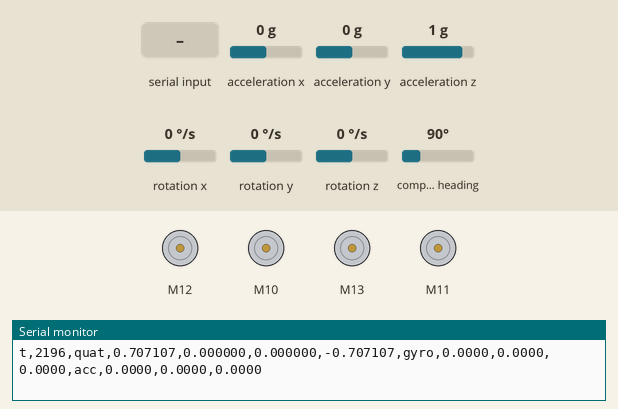
Simulated run of this sketch. Board: Arduino Uno, built with avr-gcc and run on an emulated ATmega328P. Parts: 4 × DC motor (green arrow = forward, orange = backward, longer = faster), the last lines printed to the serial monitor. Inputs (shaded band) come from the test bench; at power-on: acceleration x 0 g, acceleration y 0 g, acceleration z 1 g, rotation x 0 °/s, rotation y 0 °/s, rotation z 0 °/s, compass heading 90°.

Above: at 2.2 s.
2.3 s: "90 45 200\n" received over Serial
At 2.6 s:
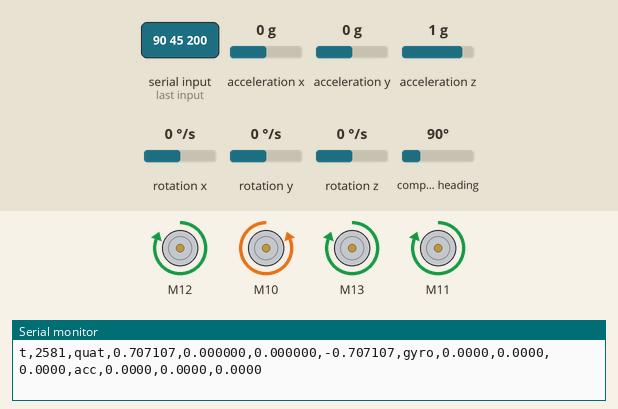
3.8 s: "30 150 10\n" received over Serial
At 4.3 s:
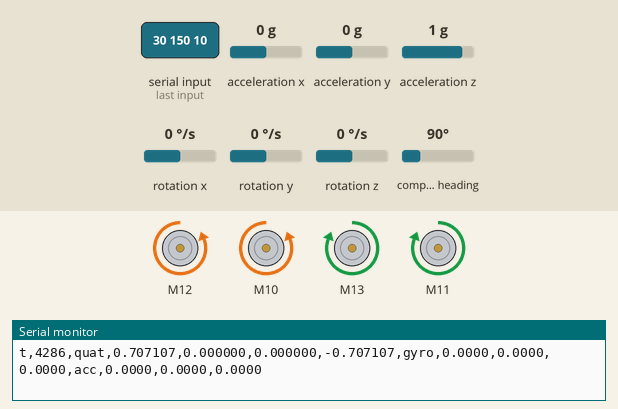
Timing chart, 0 to 6.8 s (numbered marks = the images above; inputs shaded):
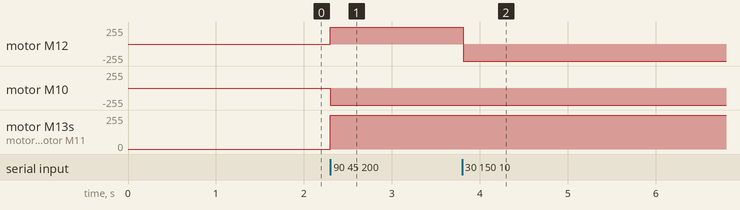

The sketch:

sketch.ino
```cpp
#include <Wire.h>
#include <Adafruit_BNO055.h>
#include <Adafruit_Sensor.h>
#include <utility/imumaths.h>
#include <CytronMotorDriver.h>
#include <math.h>

// ====== Motor objects (PWM_DIR mode) ======
CytronMD motor1(PWM_DIR, 12, 38);  // M1 - Front Left
CytronMD motor2(PWM_DIR, 10, 36);  // M2 - Front Right
CytronMD motor3(PWM_DIR, 13, 24);  // M3 - Rear Right
CytronMD motor4(PWM_DIR, 11, 22);  // M4 - Rear Left

Adafruit_BNO055 bno = Adafruit_BNO055(55, 0x28);

// ====== Robot geometry (tune these) ======
const float WHEEL_RADIUS = 0.05f;  // meters
const float Lx = 0.12f;            // meters (half length from center to wheel along x)
const float Ly = 0.12f;            // meters (half width from center to wheel along y)
const float DIAG = (Lx + Ly);      // used in rotation term
const float INV_SQRT2 = 0.70710678118654752440f;

// Maximum wheel linear speed (m/s) that corresponds to full motor command
const float MAX_WHEEL_LINEAR_SPEED = 1.0f;
const int PWM_MAX = 255;

// Quick sign toggles if wiring/polarity differs (change to -1 or 1)
const int SIGN_M1 = 1;
const int SIGN_M2 = -1;
const int SIGN_M3 = 1;
const int SIGN_M4 = -1;

// If your chosen convention for axes is different, flip these
const int SIGN_VX = 1;  // forward positive
const int SIGN_VY = 1;  // right positive
const int SIGN_WZ = 1;  // CCW positive

// Precompute 1/sqrt(2)

// ====== Runtime variables ======
float vx = 0.0f;  // m/s
float vy = 0.0f;  // m/s
float wz = 0.0f;  // rad/s

void setup() {
  Serial.begin(115200);

  if (!bno.begin()) {
    Serial.println("IMU not detected");
    while (1)
      ;
  }
  delay(1000);
  bno.setExtCrystalUse(true);
  Serial.println("Initialised");

  allStop();
}

void loop() {
  if (Serial.available()) {
    String line = Serial.readStringUntil('\n');
    line.trim();
    if (line.length() > 0) parseIncomingData(line);
  }
  applyMotorSpeed(vx, vy, wz);

  transmitIMUData();

  delay(10);
}

void parseIncomingData(String &s) {
  s.replace(',', ' ');
  s.trim();
  int i1 = s.indexOf(' ');
  if (i1 < 0) return;
  int i2 = s.indexOf(' ', i1 + 1);
  if (i2 < 0) return;

  vx = s.substring(0, i1).toFloat();
  vy = s.substring(i1 + 1, i2).toFloat();
  wz = s.substring(i2 + 1).toFloat();
}

void applyMotorSpeed(float vx, float vy, float wz) {
  // Apply sign conventions
  vx *= SIGN_VX;
  vy *= SIGN_VY;
  wz *= SIGN_WZ;

  // Compute wheel linear speeds
  float v1 = ((vx - vy) * INV_SQRT2 + wz * DIAG);  // Front Left
  float v2 = ((vx + vy) * INV_SQRT2 - wz * DIAG);  // Front Right
  float v3 = ((vx + vy) * INV_SQRT2 + wz * DIAG);  // Rear Right
  float v4 = ((vx - vy) * INV_SQRT2 - wz * DIAG);  // Rear Left

  // Convert to PWM
  int pwm1 = linearSpeedToPwm(v1) * SIGN_M1;
  int pwm2 = linearSpeedToPwm(v2) * SIGN_M2;
  int pwm3 = linearSpeedToPwm(v3) * SIGN_M3;
  int pwm4 = linearSpeedToPwm(v4) * SIGN_M4;

  motor1.setSpeed(pwm1);
  motor2.setSpeed(pwm2);
  motor3.setSpeed(pwm3);
  motor4.setSpeed(pwm4);
}


void allStop() {
  motor1.setSpeed(0);
  motor2.setSpeed(0);
  motor3.setSpeed(0);
  motor4.setSpeed(0);
}

int linearSpeedToPwm(float v_mps) {
  if (v_mps > MAX_WHEEL_LINEAR_SPEED) v_mps = MAX_WHEEL_LINEAR_SPEED;
  if (v_mps < -MAX_WHEEL_LINEAR_SPEED) v_mps = -MAX_WHEEL_LINEAR_SPEED;
  return (int)(v_mps / MAX_WHEEL_LINEAR_SPEED * PWM_MAX);
}

void transmitIMUData() {
  imu::Quaternion q = bno.getQuat();
  imu::Vector<3> gyro = bno.getVector(Adafruit_BNO055::VECTOR_GYROSCOPE);
  imu::Vector<3> acc = bno.getVector(Adafruit_BNO055::VECTOR_LINEARACCEL);

  unsigned long t = millis();

  Serial.print("t,"); Serial.print(t);
  Serial.print(",quat,"); Serial.print(q.w(), 6); Serial.print(',');
  Serial.print(q.x(), 6); Serial.print(','); Serial.print(q.y(), 6); Serial.print(',');
  Serial.print(q.z(), 6);
  Serial.print(",gyro,"); Serial.print(gyro.x(), 4); Serial.print(',');
  Serial.print(gyro.y(), 4); Serial.print(','); Serial.print(gyro.z(), 4);
  Serial.print(",acc,"); Serial.print(acc.x(), 4); Serial.print(',');
  Serial.print(acc.y(), 4); Serial.print(','); Serial.println(acc.z(), 4);
}
```

Measured:
- after the input at 2.3 s, motor M12, motor M13, motor M11: stopped → forward 255/255 at once; motor M10: stopped → backward 255/255 at once
- after the input at 3.8 s, motor M12: forward 255/255 → backward 255/255 at once
